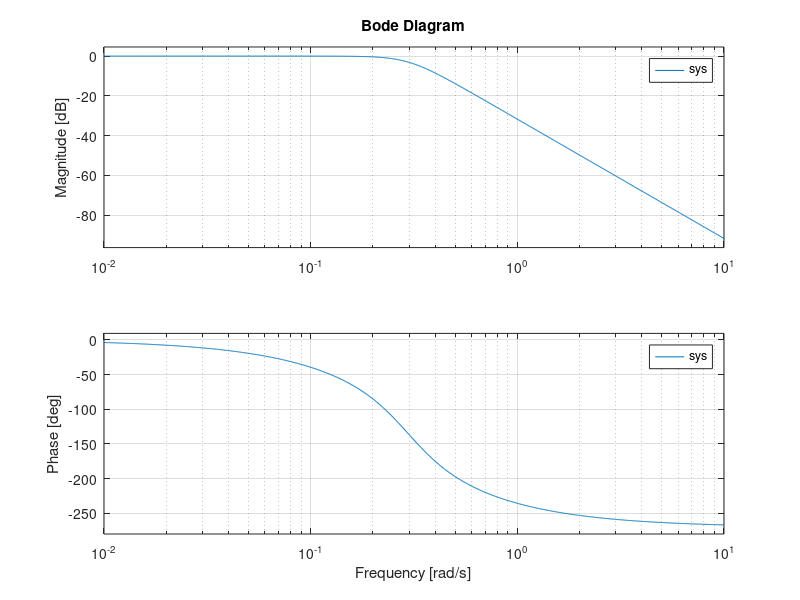

This figure's MATLAB source:
%% Startup and Globals 
clear all;
clc;

%% Filter Parameters
fs = 40000;

wc = 2000;
ws = 12000;
ripple = 0.1;
atten = 40;

%% Intermediate Calculations for Butterworth Filter Design
del = 10^(ripple/20) - 1;
A = 10^(atten/20);
eps = sqrt((1/(1-del))^2 - 1);

wcd = wc/fs*2*pi;
wsd = ws/fs*2*pi;

wc_warp = tan(wcd/2);
ws_warp = tan(wsd/2);

d = eps/sqrt(A^2 - 1);
k = wc_warp/ws_warp;
del_s = sqrt(d^2/((1-del)^(-2) - 1));

N = ceil(log(d)/log(k));

% Pre-warping of frequencies
wc_min = wc_warp*((1-del)^(-2) - 1)^(-1/(2*N));
wc_max = ws_warp*((del_s)^(-2) - 1)^(-1/(2*N));

wn = (wc_max + wc_min)/2;

%% Actual Filter Design

% Hey! Look at that, MATLAB has a function to design Butterworth Filters!
[b,a] = butter(N,wn,'s');

% This uses the coefficients to create a continuous time system object
sys = tf(b,a);
bode(sys);

% And this handy function converts that continuous time systems to 
% a digital one for us, using the bilinear transformation. 
d_sys = c2d(sys,2,'zoh')